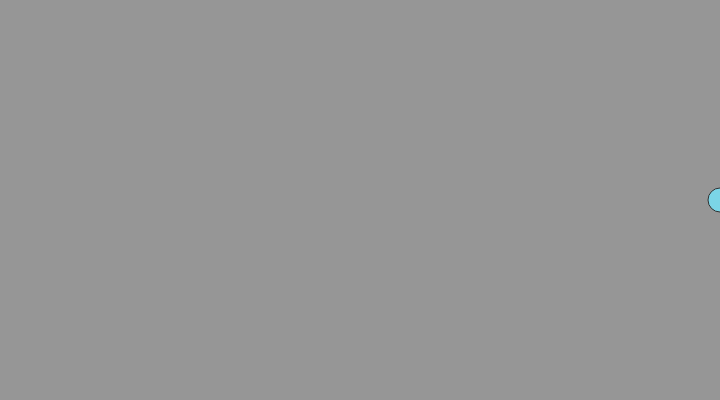
Frame 1 (no input)
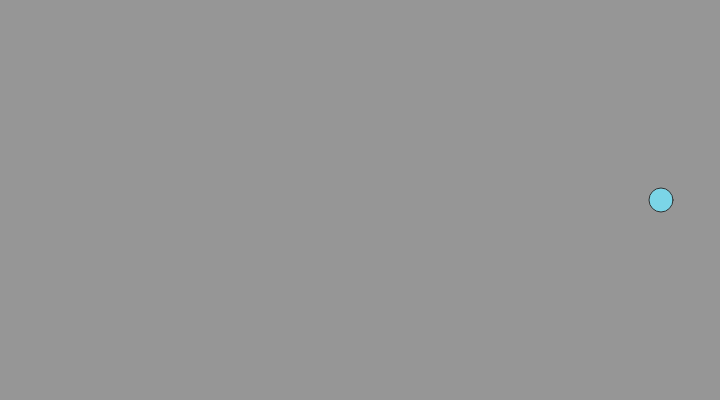
Frame 60 (no input)
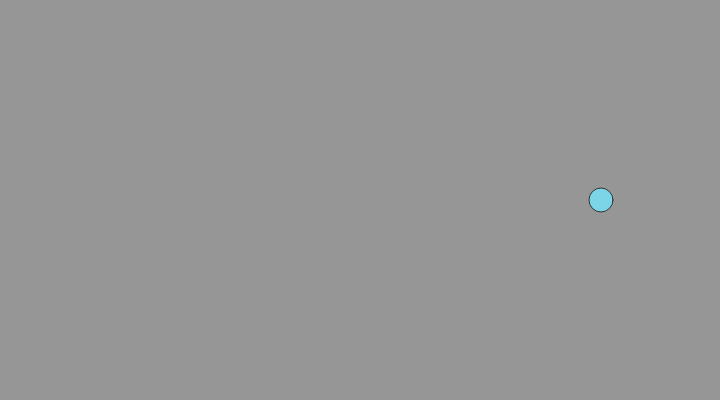
Frame 120 (the mouse pressed at the canvas centre since frame 60)

The p5.js sketch that drew these frames (run headless with seeded random() and noise() and a simulated clock; from frame 60 on, the mouse is pressed at the canvas centre):

// p5.js sketch
// ── sketch.js
// Where is the circle
var x, y;

function setup() {
  createCanvas(720, 400);
  // Starts in the middle
  x = width;
  y = height / 2;
}

function draw() {
  background(150);

  // Draw a circle
  stroke(50);
  fill(123,213,231);
  ellipse(x, y, 24, 24);

  // Jiggling randomly on the horizontal axis

  // Moving up at a constant speed
  x = x - 1;

  // Reset to the bottom
  if (x < 0) {
    x = width;
  }
}
